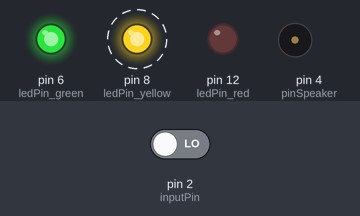
Simulated run of this sketch. Board: Arduino Uno, built with avr-gcc and run on an emulated ATmega328P. Shown: output pins drawn as LEDs (lit = HIGH), buzzer (waves = sounding, pin HIGH). Dashed ring = blinking. The test bench sets the inputs (shaded band); at power-on: pin 2 (inputPin) LOW.

Above: at 3.8 s.
3.9 s: pin 2 (inputPin) driven HIGH
At 4.4 s:
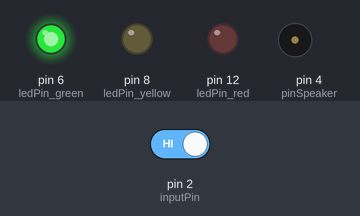
At 5.1 s:
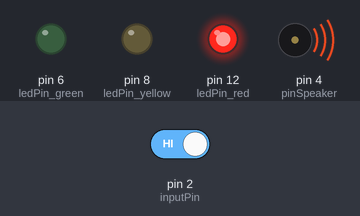
6.0 s: pin 2 (inputPin) driven LOW
At 6.8 s:
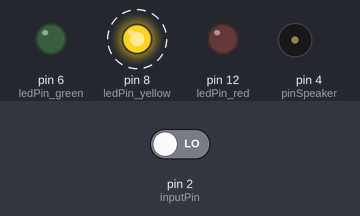
Timing chart, 0 to 17.0 s (numbered marks = the images above; inputs shaded):
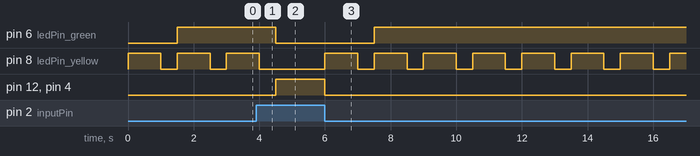

The sketch:

sensor_infravermelho_rugaliz_single.ino
```cpp
// Uses a PIR sensor to detect movement, buzzes a buzzer
// Made by Rugaliz


int ledPin_red = 12;       // pin for the red LED
int ledPin_yellow = 8;     // pin for the yellow LED
int ledPin_green = 6;      // pin for the green LED
int inputPin = 2;          // input pin (for PIR sensor)
int pinSpeaker = 4;        //Set up a speaker/buzzer

int val = 0;           // variable for reading the pin status

void setup() {
  pinMode(ledPin_red, OUTPUT);      // declare LED as output
  pinMode(ledPin_yellow, OUTPUT);
  pinMode(ledPin_green, OUTPUT);
  pinMode(inputPin, INPUT);         // declare sensor as input
  pinMode(pinSpeaker, OUTPUT);      //declare speaker as output
  Serial.begin(9600);
}


void loop(){

  val = digitalRead(inputPin);          // read input value

  if (val == HIGH) {              // check if the input is HIGH
    digitalWrite(ledPin_green, LOW);    // turn green LED OFF
    digitalWrite(ledPin_yellow, LOW);   // turn yellow LED OFF
    digitalWrite(ledPin_red, HIGH);     // turn LED ON
    digitalWrite(pinSpeaker, HIGH);	// activate speaker
  }

  else {
      digitalWrite(pinSpeaker, LOW);	  // turn LED OFF
      digitalWrite(ledPin_red, LOW);
      digitalWrite(ledPin_yellow, HIGH);  // turn yellow LED ON
      delay(1000);      // Keeps yellow LED blinking while idle
      digitalWrite(ledPin_yellow, LOW); // turn yellow LED OFF
      delay(500);
      digitalWrite(ledPin_green, HIGH);   // turn green LED ON

  }

}
```

Measured:
- after the input at 3.9 s, pin 6 (ledPin_green): HIGH → LOW after 0.60 s; pin 8 (ledPin_yellow): goes on until 4.0 s, then stays LOW; pin 12 (ledPin_red), pin 4 (pinSpeaker): LOW → HIGH after 0.60 s
- after the input at 6.0 s, pin 6 (ledPin_green): LOW → HIGH after 1.5 s; pin 8 (ledPin_yellow): alternates HIGH for 1.0 s and LOW for 0.50 s, starting at once; pin 12 (ledPin_red), pin 4 (pinSpeaker): HIGH → LOW at once
- by itself, pin 8 (ledPin_yellow): alternates HIGH for 1.0 s and LOW for 0.50 s
